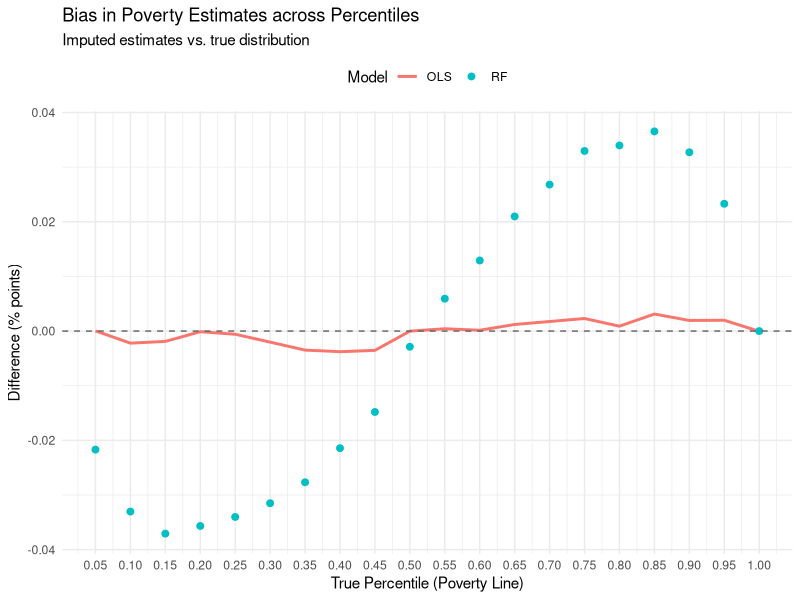

Here is the R script that generated this plot:
#####################################################################
#   The when, the why, and the how to impute (simulation generator) #
#   Translation of Stata code to R                                  #
#   Version: R edition – No Stata output                            #
#####################################################################

library(dplyr)
library(randomForest)
library(ggplot2)

set.seed(51564)                   # ensures replicability

## --- PARAMETERS ---------------------------------------------------
obsnum        <- 20000             # total observations
sigma_eps     <- 0.5               # residual SD
out_sample    <- 4000              # sample size
target_sample <- 4000              #Target size

## --- SIMULATE HOUSEHOLD DATA --------------------------------------
df <- tibble(
  hhid   = seq_len(obsnum),
  hhsize = 1,
  e      = rnorm(obsnum, 0, sigma_eps),
  x1     = pmax(1, rpois(obsnum, 4)),
  x2     = as.numeric(runif(obsnum) <= 0.20),
  x4     = rnorm(obsnum, 2.5, 2),
  x5     = rt(obsnum, df = 5) * 0.25
) %>%
  mutate(
    x3 = if_else(x2 == 1, as.numeric(runif(obsnum) < 0.5), 0),
    linear_fit = 3 + 0.1*x1 + 0.5*x2 - 0.25*x3 - 0.2*x4 - 0.15*x5,
    Y_B = linear_fit + e,
    e_y = exp(Y_B)
  )

## --- POVERTY LINES (CENTILES) -------------------------------------
plines <- quantile(df$e_y, probs = seq(0.05, 1, 0.05))
pline_values <- as.numeric(plines)

## --- ADD CENTILE GROUP (xtile) ------------------------------------
df <- df %>% mutate(NQ = ntile(e_y, 100))

## --- SIMPLE RANDOM SAMPLE (n = 20) --------------------------------
srs_sample <- df %>%
  sample_n(out_sample) %>%
  arrange(hhid)    # to mimic `sort hhid`
target_sample <- df %>%
  sample_n(target_sample) %>%
  arrange(hhid)    # to mimic `sort hhid`

## --- Now fit model using OLS
ols_model <- lm(Y_B ~ x1 + x2 + x3 + x4 + x5, data = srs_sample)
rf_model <- randomForest(Y_B ~ x1 + x2 + x3 + x4 + x5, data = srs_sample)

#Now predict Yhat
srs_sample$Y_ols <- predict(ols_model, newdata = srs_sample)
srs_sample$Y_rf  <- predict(rf_model,  newdata = srs_sample)

#Predict residuals
srs_sample$e_ols = srs_sample$Y_B - srs_sample$Y_ols
srs_sample$e_rf  = srs_sample$Y_B - srs_sample$Y_rf

#predict yhat to target
target_sample$Y_ols <- predict(ols_model, newdata = target_sample)
target_sample$Y_rf  <- predict(rf_model,  newdata = target_sample)


#Poverty
y_ols_draws <- replicate(100, target_sample$Y_ols + sample(srs_sample$e_ols, nrow(target_sample), replace = TRUE))
y_rf_draws  <- replicate(100, target_sample$Y_rf  + sample(srs_sample$e_rf,  nrow(target_sample), replace = TRUE))

# Names of the draw matrices (as strings)
draw_names <- c("ols", "rf")

results <- list()

# Loop over each matrix and compute poverty shares
for (name in draw_names) {
  draws <- get(paste0("y_", name, "_draws"))
  poverty_shares <- sapply(pline_values, function(pl) {
    colMeans(draws < log(pl))
  })
  # Transpose so: rows = poverty lines, cols = draws
  poverty_shares <- t(poverty_shares)
  rownames(poverty_shares) <- names(plines)
  poverty_means <- rowMeans(poverty_shares)
  
  # Convert row names like "5%" to numeric: 0.05
  results[[name]] <- poverty_means
}

# Convert row names like "5%" to numeric: 0.05
true_percentile <- as.numeric(sub("%", "", names(results$ols)))/100

# Difference = estimated share – true percentile
poverty_diff_ols <- (results$ols - true_percentile)
poverty_diff_rf  <- (results$rf - true_percentile)

plot_df <- data.frame(
  percentile = true_percentile,  # convert to percentage for x-axis
  OLS = poverty_diff_ols,
  RF  = poverty_diff_rf
) %>%
  tidyr::pivot_longer(cols = c("OLS", "RF"), names_to = "Model", values_to = "Difference")

ggplot(plot_df, aes(x = percentile, y = Difference, color = Model)) +
  geom_line(data = subset(plot_df, Model == "OLS"), size = 1) +
  geom_point(data = subset(plot_df, Model == "RF"), size = 2) +
  geom_hline(yintercept = 0, linetype = "dashed", color = "gray40") +
  labs(
    x = "True Percentile (Poverty Line)",
    y = "Difference (% points)",
    title = "Bias in Poverty Estimates across Percentiles",
    subtitle = "Imputed estimates vs. true distribution"
  ) +
  scale_x_continuous(breaks = seq(0, 1, 0.05)) +
  theme_minimal() +
  theme(legend.position = "top")